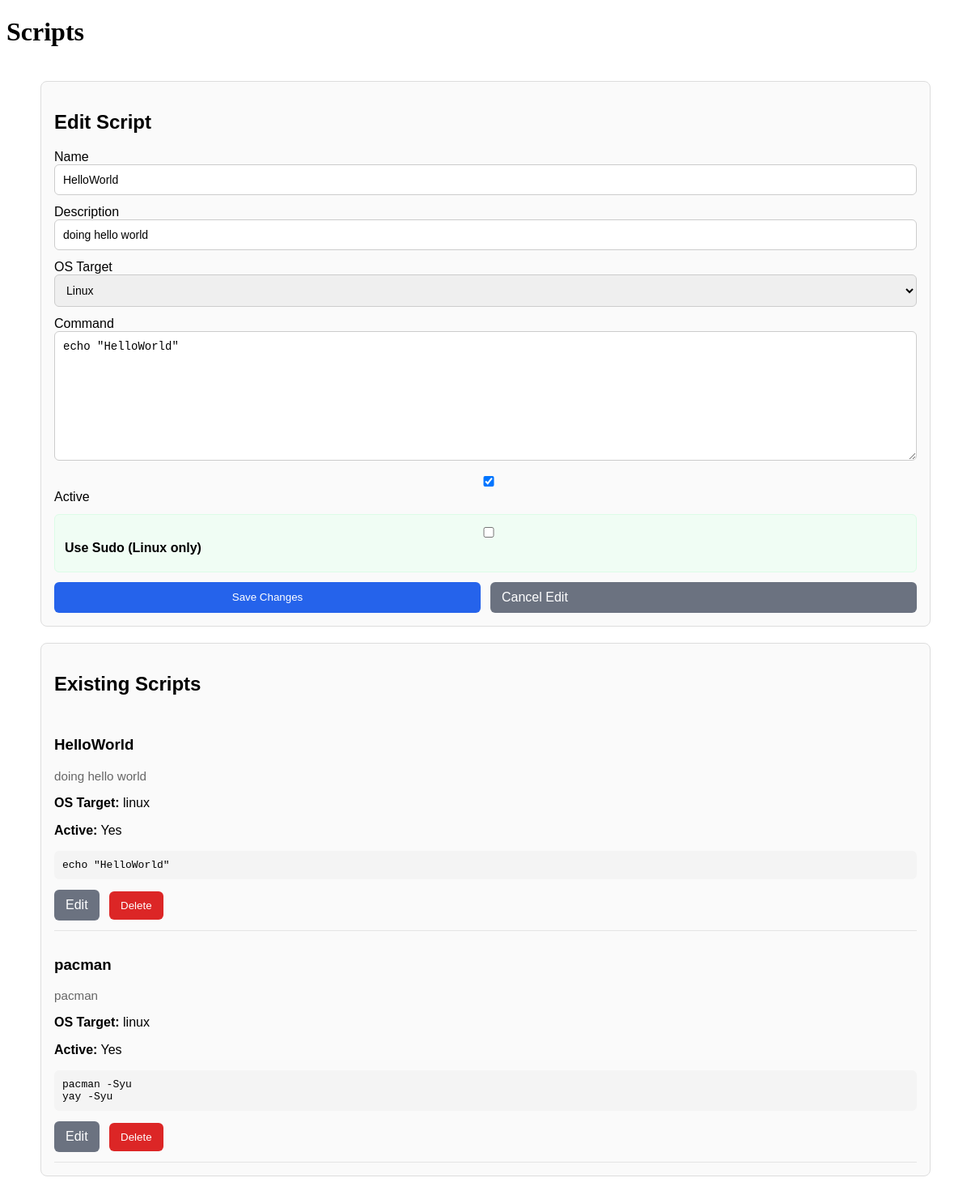
/scripts/1/edit, run on the app's committed database.
### models.py (models this page shows, shortened)
class Script(db.Model):
    __tablename__ = 'scripts'
    pid = db.Column(db.Integer, primary_key=True)
    name = db.Column(db.Text, nullable=False)
    description = db.Column(db.Text, nullable=False)
    command = db.Column(db.Text, nullable=False)
    os_taget = db.Column(db.Text, nullable=False)
    is_active = db.Column(db.Boolean, default=False)
    use_sudo = db.Column(db.Boolean, default=False)
    sudo_password = db.Column(db.Text)
    jobs = db.relationship('Job', backref='script', cascade='all, delete-orphan')

### routes.py (the view, shortened to what this page needs)
    @app.route('/scripts/<int:pid>/edit', methods=['GET','POST'])
    def edit_script(pid):
        script = Script.query.filter(Script.pid == pid).first()
        if not script:
            return jsonify({'success':False, 'error':f'Script with pid {pid} not found'})
        scripts = Script.query.all()
        return render_template('scripts.html', scripts=scripts, edit_script=script)

### templates/scripts.html (shortened to what this page needs)
{% extends "base.html" %}
{% block content %}
<h1>Scripts</h1>
<div class="page-wrap">
  <div class="card">
    <h2>{% if edit_script %}Edit Script{% else %}New Script{% endif %}</h2>
    <form
      action="{% if edit_script %}{{ url_for('edit_script', pid=edit_script.pid) }}{% else %}{{ url_for('scripts') }}{% endif %}"
      method="post"
    >
      <div class="form-grid">
        <div>
          <label for="name">Name</label>
          <input type="text" id="name" name="name" required
                 value="{% if edit_script %}{{ edit_script.name }}{% endif %}">
        </div>
        <div>
          <label for="description">Description</label>
          <input type="text" id="description" name="description"
                 value="{% if edit_script %}{{ edit_script.description }}{% endif %}">
        </div>
        <div>
          <label for="os_target">OS Target</label>
          <select id="os_target" name="os_target" required>
            <option value="linux" {% if edit_script and edit_script.os_taget == 'linux' %}selected{% endif %}>Linux</option>
          </select>
        </div>
        <div>
          <label for="command">Command</label>
          <textarea id="command" name="command" required
                    placeholder="Enter the command here...">{% if edit_script %}{{ edit_script.command }}{% endif %}</textarea>
        </div>
        <div>
          <label>
            <input type="checkbox" name="is_active" {% if not edit_script or edit_script.is_active %}checked{% endif %}>
            Active
          </label>
        </div>
        <div style="background: #f0fdf4; padding: 12px; border-radius: 6px; border: 1px solid #dcfce7;">
          <label style="display: block; margin-bottom: 8px; font-weight: bold;">
            <input type="checkbox" name="use_sudo" id="use_sudo" {% if edit_script and edit_script.use_sudo %}checked{% endif %} onchange="toggleSudoPassword()">
            Use Sudo (Linux only)
          </label>
        </div>
        <div class="two-col">
          <button class="btn btn-primary" type="submit">
            {% if edit_script %}Save Changes{% else %}Create Script{% endif %}
          </button>
          {% if edit_script %}
            <a class="btn btn-secondary" href="{{ url_for('scripts') }}">Cancel Edit</a>
          {% endif %}
        </div>
      </div>
    </form>
  </div>
  <div class="card">
    <h2>Existing Scripts</h2>
    {% if scripts and scripts|length > 0 %}
      {% for script in scripts %}
        <div class="script-item">
          <h3>{{ script.name }}</h3>
          <p class="muted">{{ script.description }}</p>
          <p><strong>OS Target:</strong> {{ script.os_taget }}</p>
          <p><strong>Active:</strong> {{ 'Yes' if script.is_active else 'No' }}</p>
          <pre style="white-space: pre-wrap; background: #f4f4f4; padding: 10px; border-radius: 6px;">{{ script.command }}</pre>
          <div class="script-actions">
            <a class="btn btn-secondary" href="{{ url_for('edit_script', pid=script.pid) }}">Edit</a>
            <form action="{{ url_for('delete_script', pid=script.pid) }}" method="post" style="display:inline;">
              <button class="btn btn-danger" type="submit" onclick="return confirm('Delete this script?')">Delete</button>
            </form>
          </div>
        </div>
      {% endfor %}
    {% else %}
      <p>No scripts found.</p>
    {% endif %}
  </div>
</div>
{% endblock %}

### templates/scripts.html (style rules this page uses)
.page-wrap { max-width: 1100px; margin: 0 auto; padding: 20px; font-family: Arial, sans-serif; }
.card { border: 1px solid #ddd; border-radius: 8px; padding: 16px; margin-bottom: 20px; background: #fafafa; }
.script-item { border-bottom: 1px solid #e5e5e5; padding: 12px 0; }
.script-actions a, .script-actions button { margin-right: 8px; }
.form-grid { display: grid; gap: 12px; }
.form-grid input, .form-grid select, .form-grid textarea { width: 100%; padding: 10px; box-sizing: border-box; border: 1px solid #ccc; border-radius: 6px; font-size: 14px; }
.form-grid textarea { min-height: 160px; resize: vertical; font-family: monospace; }
.two-col { display: grid; grid-template-columns: 1fr 1fr; gap: 12px; }
.btn { padding: 10px 14px; border: none; border-radius: 6px; cursor: pointer; }
.btn-primary { background: #2563eb; color: white; }
.btn-danger { background: #dc2626; color: white; }
.btn-secondary { background: #6b7280; color: white; text-decoration: none; display: inline-block; }
.muted { color: #666; font-size: 0.95rem; }

### data on the page
Script: name "HelloWorld", description "doing hello world", os_target "Linux", command "echo \"HelloWorld\"", is_active "☑", os_taget "linux", is_active "Yes"
Script: name "pacman", description "pacman", os_taget "linux", is_active "Yes", command "pacman -Syu yay -Syu"
